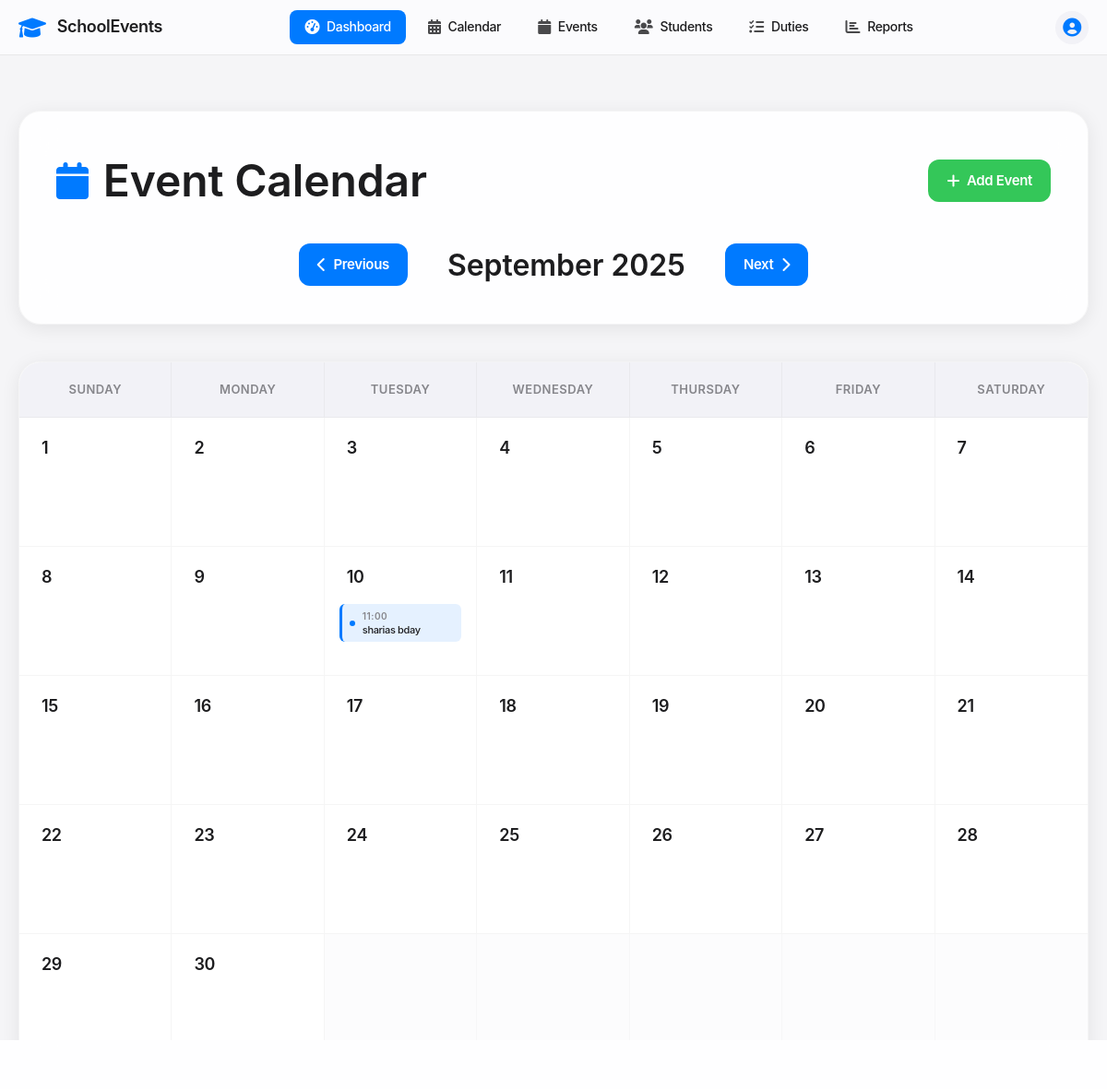
/calendar?year=2025&month=9, run on an earlier commit of the app's database.
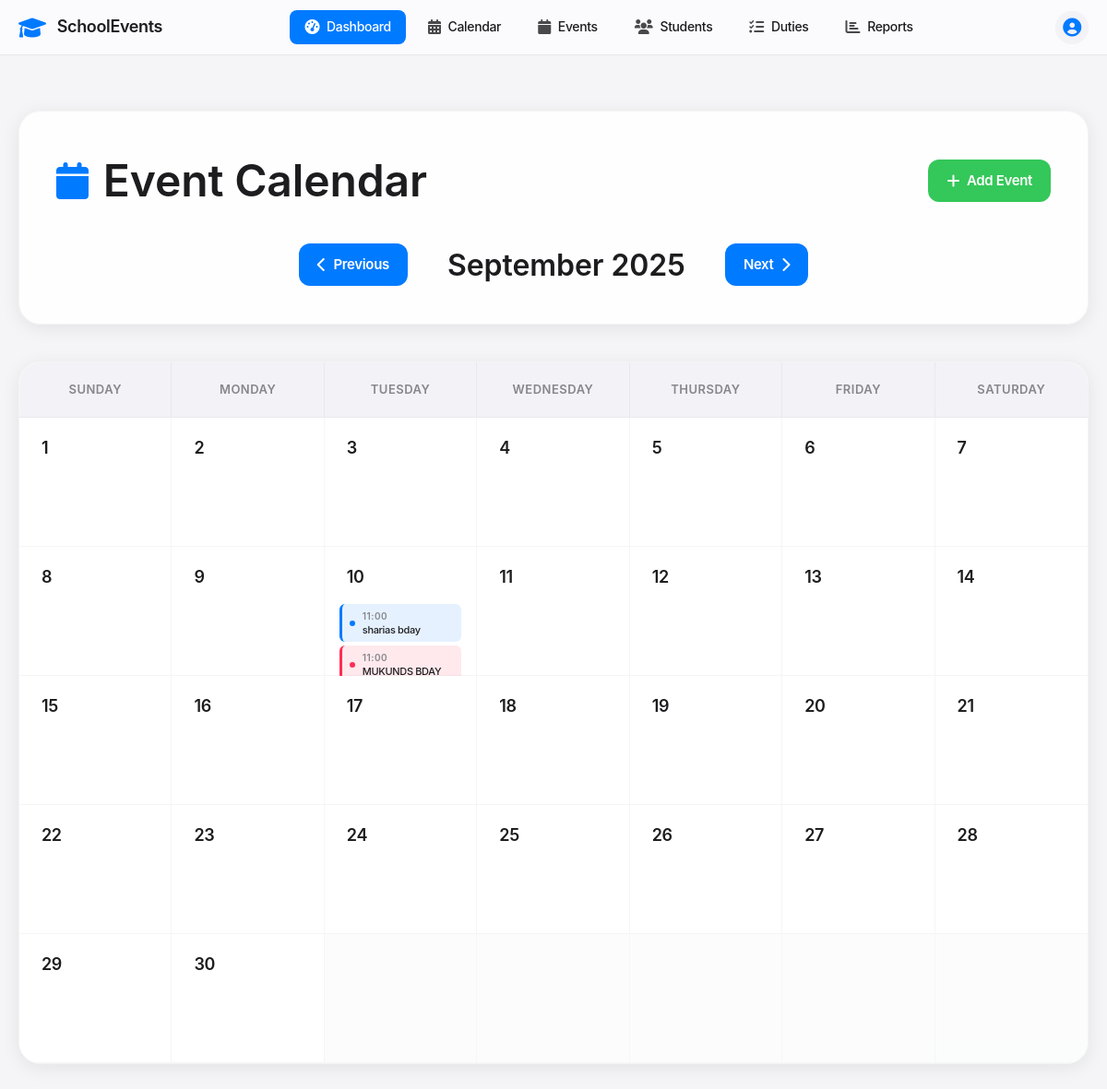
And on a later commit of the database.
### tables this page shows
CREATE TABLE events (
            id INTEGER PRIMARY KEY AUTOINCREMENT,
            name TEXT NOT NULL,
            type TEXT NOT NULL,
            event_date DATE NOT NULL,
            start_time TIME NOT NULL,
            end_time TIME NOT NULL,
            venue TEXT NOT NULL,
            description TEXT,
            host_school TEXT NOT NULL,
            participating_schools TEXT,
            status TEXT DEFAULT 'upcoming',
            created_at TIMESTAMP DEFAULT CURRENT_TIMESTAMP
        );

### app.py (the view)
@app.route('/calendar')
def calendar_view():
    year = int(request.args.get('year', datetime.now().year))
    month = int(request.args.get('month', datetime.now().month))
    calendar_data = get_calendar_data(year, month)
    return render_template('calendar.html', **calendar_data)

### app.py (called while the page is built)
def get_db_connection():
    conn = sqlite3.connect('events.db')
    conn.row_factory = sqlite3.Row
    return conn

### templates/calendar.html (shortened to what the changed rows need)
<!DOCTYPE html>
<html lang="en">
<head>
    <link href="https://cdnjs.cloudflare.com/ajax/libs/font-awesome/6.0.0/css/all.min.css" rel="stylesheet">
</head>
<body>
    <div class="calendar-container">
        <div class="container">
            <div class="calendar-header fade-in">
                <div class="header-content">
                    <h1 class="main-title">
                        <i class="fas fa-calendar calendar-icon"></i>
                        Event Calendar
                    </h1>
                </div>
                <div class="calendar-navigation">
                    <h2 class="current-month">{{ month_name }} {{ year }}</h2>
                </div>
            </div>
            <div class="calendar-wrapper fade-in">
                <div class="calendar-grid">
                    <div class="calendar-days">
                        {% for week in calendar %}
                            {% for day in week %}
                                {% if day != 0 %}
                                    <div class="calendar-day {% if day == datetime.now().day and month == datetime.now().month and year == datetime.now().year %}today{% endif %}">
                                        <div class="day-header">
                                            <div class="day-number">
                                                <a href="{{ url_for('day_events', year=year, month=month, day=day) }}">{{ day }}</a>
                                            </div>
                                        </div>
                                        <div class="day-events">
                                            {% set day_str = year ~ '-' ~ (month|string).zfill(2) ~ '-' ~ (day|string).zfill(2) %}
                                            {% if events_by_date.get(day_str) %}
                                                {% for event in events_by_date[day_str][:3] %}
                                                    <div class="event-item event-type-{{ loop.index0 % 4 }}">
                                                        <div class="event-indicator"></div>
                                                        <div class="event-content">
                                                            <span class="event-time">{{ event.start_time[:5] }}</span>
                                                            <span class="event-name">{{ event.name[:16] }}{% if event.name|length > 16 %}...{% endif %}</span>
                                                        </div>
                                                    </div>
                                                {% endfor %}
                                            {% endif %}
                                        </div>
                                    </div>
                                {% else %}
                                    <div class="calendar-day empty"></div>
                                {% endif %}
                            {% endfor %}
                        {% endfor %}
                    </div>
                </div>
            </div>
        </div>
    </div>
</body>
</html>

What changed in the data, as far as the page shows it:
added events: start_time "11:00", name "MUKUNDS BDAY"
